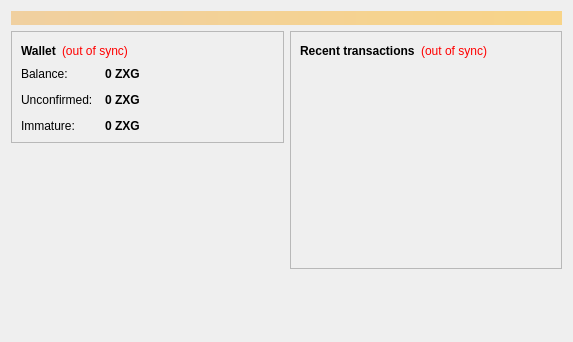
<?xml version="1.0" encoding="UTF-8"?>
<ui version="4.0">
 <class>OverviewPage</class>
 <widget class="QWidget" name="OverviewPage">
  <property name="geometry">
   <rect>
    <x>0</x>
    <y>0</y>
    <width>573</width>
    <height>342</height>
   </rect>
  </property>
  <property name="windowTitle">
   <string>Form</string>
  </property>
  <layout class="QVBoxLayout" name="topLayout">
   <item>
    <widget class="QLabel" name="labelAlerts">
     <property name="visible">
      <bool>false</bool>
     </property>
     <property name="styleSheet">
      <string notr="true">background-color: qlineargradient(x1: 0, y1: 0, x2: 1, y2: 0, stop:0 #F0D0A0, stop:1 #F8D488); color:#000000;</string>
     </property>
     <property name="wordWrap">
      <bool>true</bool>
     </property>
     <property name="margin">
      <number>3</number>
     </property>
    </widget>
   </item>
   <item>
    <layout class="QHBoxLayout" name="horizontalLayout" stretch="1,1">
     <item>
      <layout class="QVBoxLayout" name="verticalLayout_2">
       <item>
        <widget class="QFrame" name="frame">
         <property name="frameShape">
          <enum>QFrame::StyledPanel</enum>
         </property>
         <property name="frameShadow">
          <enum>QFrame::Raised</enum>
         </property>
         <layout class="QVBoxLayout" name="verticalLayout_4">
          <item>
           <layout class="QHBoxLayout" name="horizontalLayout_4">
            <item>
             <widget class="QLabel" name="label_5">
              <property name="font">
               <font>
                <weight>75</weight>
                <bold>true</bold>
               </font>
              </property>
              <property name="text">
               <string>Wallet</string>
              </property>
             </widget>
            </item>
            <item>
             <widget class="QLabel" name="labelWalletStatus">
              <property name="toolTip">
               <string>The displayed information may be out of date. Your wallet automatically synchronizes with the Zedexgoldcoin network after a connection is established, but this process has not completed yet.</string>
              </property>
              <property name="styleSheet">
               <string notr="true">QLabel { color: red; }</string>
              </property>
              <property name="text">
               <string notr="true">(out of sync)</string>
              </property>
              <property name="alignment">
               <set>Qt::AlignLeading|Qt::AlignLeft|Qt::AlignVCenter</set>
              </property>
             </widget>
            </item>
            <item>
             <spacer name="horizontalSpacer_2">
              <property name="orientation">
               <enum>Qt::Horizontal</enum>
              </property>
              <property name="sizeHint" stdset="0">
               <size>
                <width>40</width>
                <height>20</height>
               </size>
              </property>
             </spacer>
            </item>
           </layout>
          </item>
          <item>
           <layout class="QFormLayout" name="formLayout_2">
            <property name="fieldGrowthPolicy">
             <enum>QFormLayout::AllNonFixedFieldsGrow</enum>
            </property>
            <property name="horizontalSpacing">
             <number>12</number>
            </property>
            <property name="verticalSpacing">
             <number>12</number>
            </property>
            <item row="0" column="0">
             <widget class="QLabel" name="label">
              <property name="text">
               <string>Balance:</string>
              </property>
             </widget>
            </item>
            <item row="0" column="1">
             <widget class="QLabel" name="labelBalance">
              <property name="font">
               <font>
                <weight>75</weight>
                <bold>true</bold>
               </font>
              </property>
              <property name="cursor">
               <cursorShape>IBeamCursor</cursorShape>
              </property>
              <property name="toolTip">
               <string>Your current balance</string>
              </property>
              <property name="text">
               <string notr="true">0 ZXG</string>
              </property>
              <property name="textInteractionFlags">
               <set>Qt::LinksAccessibleByMouse|Qt::TextSelectableByKeyboard|Qt::TextSelectableByMouse</set>
              </property>
             </widget>
            </item>
            <item row="1" column="0">
             <widget class="QLabel" name="label_3">
              <property name="text">
               <string>Unconfirmed:</string>
              </property>
             </widget>
            </item>
            <item row="1" column="1">
             <widget class="QLabel" name="labelUnconfirmed">
              <property name="font">
               <font>
                <weight>75</weight>
                <bold>true</bold>
               </font>
              </property>
              <property name="cursor">
               <cursorShape>IBeamCursor</cursorShape>
              </property>
              <property name="toolTip">
               <string>Total of transactions that have yet to be confirmed, and do not yet count toward the current balance</string>
              </property>
              <property name="text">
               <string notr="true">0 ZXG</string>
              </property>
              <property name="textInteractionFlags">
               <set>Qt::LinksAccessibleByMouse|Qt::TextSelectableByKeyboard|Qt::TextSelectableByMouse</set>
              </property>
             </widget>
            </item>
            <item row="2" column="0">
             <widget class="QLabel" name="labelImmatureText">
              <property name="text">
               <string>Immature:</string>
              </property>
             </widget>
            </item>
            <item row="2" column="1">
             <widget class="QLabel" name="labelImmature">
              <property name="font">
               <font>
                <weight>75</weight>
                <bold>true</bold>
               </font>
              </property>
              <property name="toolTip">
               <string>Mined balance that has not yet matured</string>
              </property>
              <property name="text">
               <string notr="true">0 ZXG</string>
              </property>
              <property name="textInteractionFlags">
               <set>Qt::LinksAccessibleByMouse|Qt::TextSelectableByKeyboard|Qt::TextSelectableByMouse</set>
              </property>
             </widget>
            </item>
           </layout>
          </item>
         </layout>
        </widget>
       </item>
       <item>
        <spacer name="verticalSpacer">
         <property name="orientation">
          <enum>Qt::Vertical</enum>
         </property>
         <property name="sizeHint" stdset="0">
          <size>
           <width>20</width>
           <height>40</height>
          </size>
         </property>
        </spacer>
       </item>
      </layout>
     </item>
     <item>
      <layout class="QVBoxLayout" name="verticalLayout_3">
       <item>
        <widget class="QFrame" name="frame_2">
         <property name="frameShape">
          <enum>QFrame::StyledPanel</enum>
         </property>
         <property name="frameShadow">
          <enum>QFrame::Raised</enum>
         </property>
         <layout class="QVBoxLayout" name="verticalLayout">
          <item>
           <layout class="QHBoxLayout" name="horizontalLayout_2">
            <item>
             <widget class="QLabel" name="label_4">
              <property name="text">
               <string>&lt;b&gt;Recent transactions&lt;/b&gt;</string>
              </property>
             </widget>
            </item>
            <item>
             <widget class="QLabel" name="labelTransactionsStatus">
              <property name="toolTip">
               <string>The displayed information may be out of date. Your wallet automatically synchronizes with the Zedexgoldcoin network after a connection is established, but this process has not completed yet.</string>
              </property>
              <property name="styleSheet">
               <string notr="true">QLabel { color: red; }</string>
              </property>
              <property name="text">
               <string notr="true">(out of sync)</string>
              </property>
              <property name="alignment">
               <set>Qt::AlignRight|Qt::AlignTrailing|Qt::AlignVCenter</set>
              </property>
             </widget>
            </item>
            <item>
             <spacer name="horizontalSpacer">
              <property name="orientation">
               <enum>Qt::Horizontal</enum>
              </property>
              <property name="sizeHint" stdset="0">
               <size>
                <width>40</width>
                <height>20</height>
               </size>
              </property>
             </spacer>
            </item>
           </layout>
          </item>
          <item>
           <widget class="QListView" name="listTransactions">
            <property name="styleSheet">
             <string notr="true">QListView { background: transparent; }</string>
            </property>
            <property name="frameShape">
             <enum>QFrame::NoFrame</enum>
            </property>
            <property name="verticalScrollBarPolicy">
             <enum>Qt::ScrollBarAlwaysOff</enum>
            </property>
            <property name="horizontalScrollBarPolicy">
             <enum>Qt::ScrollBarAlwaysOff</enum>
            </property>
            <property name="selectionMode">
             <enum>QAbstractItemView::NoSelection</enum>
            </property>
           </widget>
          </item>
         </layout>
        </widget>
       </item>
       <item>
        <spacer name="verticalSpacer_2">
         <property name="orientation">
          <enum>Qt::Vertical</enum>
         </property>
         <property name="sizeHint" stdset="0">
          <size>
           <width>20</width>
           <height>40</height>
          </size>
         </property>
        </spacer>
       </item>
      </layout>
     </item>
    </layout>
   </item>
  </layout>
 </widget>
 <resources/>
 <connections/>
</ui>
